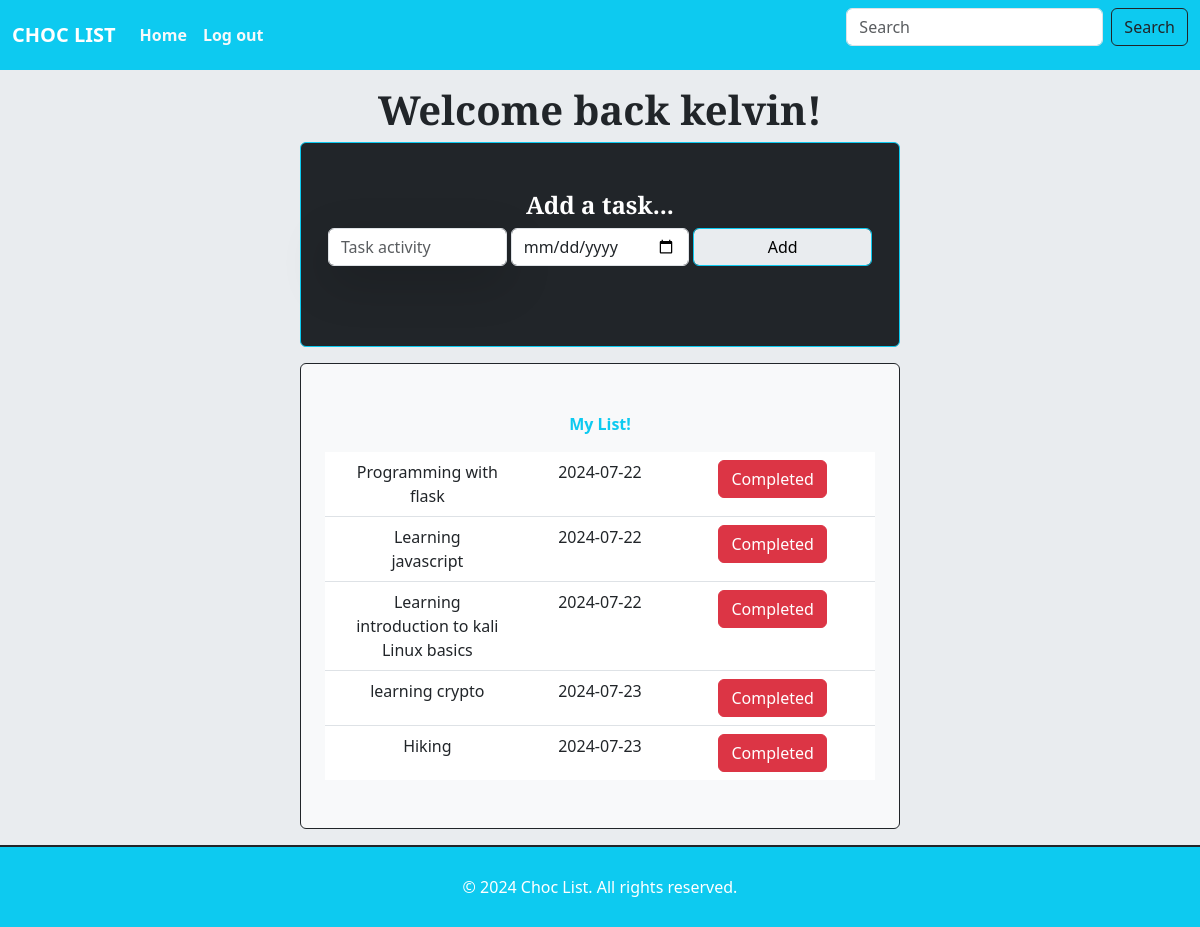
Screenshot of /home (signed in) with the database file from the repository.
### website/models.py (models this page shows)
class User(db.Model,UserMixin):
    id=db.Column(db.Integer, primary_key=True)
    email=db.Column(db.String(100),unique=True)
    password=db.Column(db.String(100))
    name=db.Column(db.String(100))
    events=db.relationship('Event')

class Event(db.Model):
    id=db.Column(db.Integer, primary_key=True)
    event=db.Column(db.String(1000))
    date = db.Column(db.Date,nullable=False)
    user_id=db.Column(db.Integer,db.ForeignKey('user.id'))

### website/views.py (the view, shortened to what this page needs)
@views.route('/home',methods=['GET','POST'])
@login_required
def home():
    return render_template('home.html')

### website/__init__.py (called while the page is built)
def create_app():
    app = Flask(__name__)
    app.config['SECRET_KEY'] = 'your-secret-key'
    app.config['SQLALCHEMY_DATABASE_URI'] = f'sqlite:///{DB_NAME}'
    app.config['SQLACHEMY_TRACK_MODIFICATIONS'] = True
    db.init_app(app)
    from .views import views
    from .auth import auth
    app.register_blueprint(views,url_prefix='/')
    app.register_blueprint(auth,url_prefix='/')
    from .models import User, Event
    create_database(app)
    login_manager = LoginManager()
    login_manager.login_view = 'auth.login'
    login_manager.init_app(app)
    @login_manager.user_loader
    def load_user(id):
        return User.query.get(int(id))
    return app

### website/templates/home.html (shortened to what this page needs)
{% extends 'base.html' %}
{% block content %}
<div class='text-center'>
    <h1 class='fw-bold text-dark'>Welcome back <span id='user'>{{current_user.name}}</span>!</h1>
</div>
<div class="container-xxl py-5 d-flex flex-row mb-3 border border-1 border-info rounded bg-dark" id="About">
    <div class="container d-flex flex-row mb-3">
        <div class="col wow fadeIn justify-content-center mx-auto" data-wow-delay="0.5s">
            <h4 class='fw-bold text-white text-center'>Add a task...</h4>
            <form method='POST' class="d-flex row mb-3">
                <input type='text' name='event' id='event' placeholder='Task activity' class='form-control shadow-lg col rounded'/>
                <input type="date" class="form-control col rounded ms-1" id='date' name='date'>
                <button type='submit' class='form-control col btn btn-info rounded ms-1' id='addTaskButton'>Add</button>
            </form>
        </div>
    </div>
</div>
<div class="container-xxl py-5 mb-3 border border-1 border-dark rounded text-center bg-light" id="About">
    <p class='fw-bold text-info text-center fw-bold'>My List!</p>
    <div class='container'>
        <ul class='list-group list-group-flush' id='notes'>
            {% for event in current_user.events %}
                <li class='list-group-item d-flex'>
                    <div class="col-4">{{event.event}}</div>
                    <div class="col-4">{{event.date}}</div>
                    <div class="col-4">
                        <button type="button" class="delete-button btn btn-danger rounded text-white" onclick="deleteEvent({{event.id}})">
                            Completed
                        </button>
                    </div>
                </li>
            {% endfor %}
        </ul>
    </div>
</div>
{% endblock %}

### website/static/css/styles.css (style rules this page uses)
.add-button, .delete-button { padding-top: 6px; padding-bottom: 6px; font-size: 16px; border: none; color: white; cursor: pointer; border-radius: 4px; }
.delete-button { background-color: darkred; }

### rows the page displays
User: name "kelvin"
Event: event "Programming with flask", date "2024-07-22"
Event: event "Learning javascript", date "2024-07-22"
Event: event "Learning introduction to kali Linux basics", date "2024-07-22"
Event: event "learning crypto", date "2024-07-23"
Event: event "Hiking", date "2024-07-23"
